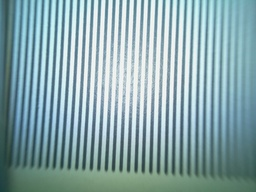
#> input picture resolution/TestImages/zoom1/pic_04s.jpg, 256 x 192 px, shrunk from 500 x 375 before the run
$ python sharpness.py
#> lines starting #> are read from the running program, lines starting #| are printed output that depends on the picture
#> further down, im3 is the input picture: shape (192, 256, 3); mean B, G, R 171, 166.5, 136.9
"Calculate sharpness of image"
from pathlib import Path
import cv2 as cv
import numpy as np

def variance_of_laplacian(image):
    """
    compute the Laplacian of the image and then return the focus measure, which is simply the variance of the Laplacian
    """
    res = cv.Laplacian(image, cv.CV_64F).var()
    #res = cv.Laplacian(image,)
    return res

def calc_sharpnes(img):
    "return the sharpness as an integer btween 0 and 100?"
    grey = cv.cvtColor(img, cv.COLOR_BGR2GRAY)
    a = variance_of_laplacian(grey)
    #print (a)
    return a

def gen_sharpness_picture(img):
    "generate a picture showing sharpness areas in image"
    cv.imshow("img", img)
    print("shape", img.shape)
#| shape (192, 256, 3)
    calc_size = 50
    h,  w = img.shape[:2]
#> h = 192; w = 256
    res = np.zeros((h,w),dtype=np.ubyte)

    for x in range(w-calc_size):
        for y in range(h-calc_size):
            area = img[y:y+calc_size, x:x+calc_size]
            val = calc_sharpnes(area)
            val = val//10
            if val>255:
                val=255
            res[y,x]= val
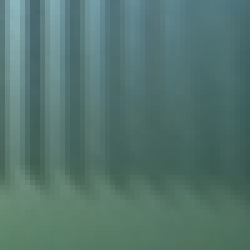
#> area: shape (50, 50, 3) (shown 5 times larger); mean B, G, R 110.5, 117, 83.9
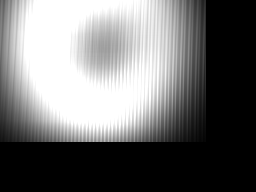
#> res: shape (192, 256); min 0, max 255, mean 112
            #print (x, val, val//12)

    cv.imshow("area", res)

    cv.waitKey()

    return

    nn = 0
    #print(img)
    for x in range(n):
        for y in range(n):
            print ("x", x*wp, "y", y*hp)
            iarr = img[x*wp:wp, y*hp:hp]
            print("sha", iarr.shape)
            print(iarr)
            cv.imshow("uu"+str(nn), iarr )
            cv.waitKey(13000)
            nn += 1
    return False

if __name__ =='__main__':
    picture1 = Path(__file__).parent / 'TestImages/piZ2_210907/1/color.jpg'
    picture2 = Path(__file__).parent / 'TestImages/piZ2_210907/2/color.jpg'
    picture3 = Path(__file__).parent / 'TestImages/zoom1/pic_04s.jpg'
    # [5 lines of commented-out code are left out]
    im3 = cv.imread(str(picture3))
    res = gen_sharpness_picture(im3)
    #cv.imshow("res", res)

$ run again, with resolution/TestImages/piZ2_210907/1/dias.jpg copied over resolution/TestImages/zoom1/pic_04s.jpg
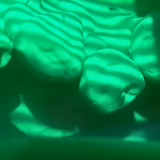
#> input picture resolution/TestImages/piZ2_210907/1/dias.jpg, 160 x 160 px
#> im3 is the input picture: shape (160, 160, 3); mean B, G, R 83.7, 140.5, 2.8
#| shape (160, 160, 3)
#> after the loop in gen_sharpness_picture, `for x in range(w-calc_size):`:
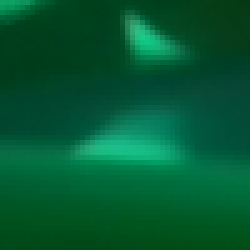
#> area: shape (50, 50, 3) (shown 5 times larger); mean B, G, R 49.8, 88.6, 2.8
#> after the loop in gen_sharpness_picture, `for x in range(w-calc_size):`:
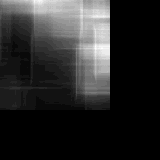
#> res: shape (160, 160); min 0, max 27, mean 4.4; drawn with min black and max white
